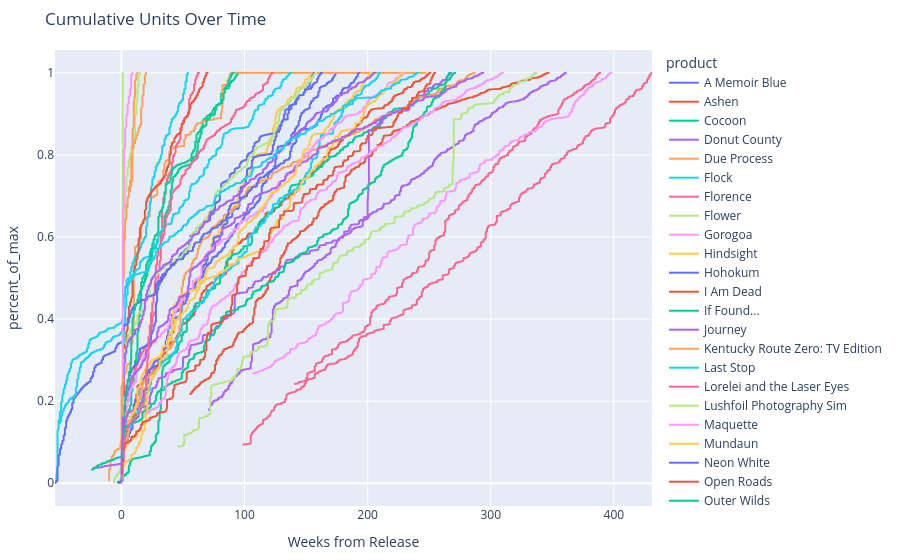

Notebook code cell kept with this figure:
### Code cell
import plotly.express as px

# Create the interactive line plot
fig = px.line(df, 
              x="Weeks_from_Release", 
              y="percent_of_max", 
              color='product',
              title="Cumulative Units Over Time",
              labels={
                  "Weeks_from_Release": "Weeks from Release",
                  "units": "Cume Units"
              })

# Update the layout for better aesthetics
fig.update_layout(
    autosize=True,
    height=600,
    margin=dict(l=20, r=20, t=50, b=20),
    hovermode='closest'
)

# Save as HTML
fig.write_html("docs/cumulative_units_overtime_100.html")

# Show the interactive plot
fig.show()

### Figure 1 — Plotly figure (JSON) as saved in the notebook; plotly's stock layout.template omitted (floating-point values rounded to 4 significant figures; data arrays with more than 128 entries replaced by an {"elided": "..."} marker saying what was removed)
{"data": [{"hovertemplate": "product=A Memoir Blue<br>Weeks from Release=%{x}<br>percent_of_max=%{y}<extra></extra>", "legendgroup": "A Memoir Blue", "line": {"color": "#636efa", "dash": "solid"}, "marker": {"symbol": "circle"}, "mode": "lines", "name": "A Memoir Blue", "showlegend": true, "type": "scattergl", "x": {"elided": "1220 int values"}, "xaxis": "x", "y": {"elided": "1220 float values"}, "yaxis": "y"}, {"hovertemplate": "product=Ashen<br>Weeks from Release=%{x}<br>percent_of_max=%{y}<extra></extra>", "legendgroup": "Ashen", "line": {"color": "#EF553B", "dash": "solid"}, "marker": {"symbol": "circle"}, "mode": "lines", "name": "Ashen", "showlegend": true, "type": "scattergl", "x": {"elided": "2033 int values"}, "xaxis": "x", "y": {"elided": "2033 float values"}, "yaxis": "y"}, {"hovertemplate": "product=Cocoon<br>Weeks from Release=%{x}<br>percent_of_max=%{y}<extra></extra>", "legendgroup": "Cocoon", "line": {"color": "#00cc96", "dash": "solid"}, "marker": {"symbol": "circle"}, "mode": "lines", "name": "Cocoon", "showlegend": true, "type": "scattergl", "x": {"elided": "694 int values"}, "xaxis": "x", "y": {"elided": "694 float values"}, "yaxis": "y"}, {"hovertemplate": "product=Donut County<br>Weeks from Release=%{x}<br>percent_of_max=%{y}<extra></extra>", "legendgroup": "Donut County", "line": {"color": "#ab63fa", "dash": "solid"}, "marker": {"symbol": "circle"}, "mode": "lines", "name": "Donut County", "showlegend": true, "type": "scattergl", "x": {"elided": "2033 int values"}, "xaxis": "x", "y": {"elided": "2033 float values"}, "yaxis": "y"}, {"hovertemplate": "product=Due Process<br>Weeks from Release=%{x}<br>percent_of_max=%{y}<extra></extra>", "legendgroup": "Due Process", "line": {"color": "#FFA15A", "dash": "solid"}, "marker": {"symbol": "circle"}, "mode": "lines", "name": "Due Process", "showlegend": true, "type": "scattergl", "x": {"elided": "1801 int values"}, "xaxis": "x", "y": {"elided": "1801 float values"}, "yaxis": "y"}, {"hovertemplate": "product=Flock<br>Weeks from Release=%{x}<br>percent_of_max=%{y}<extra></extra>", "legendgroup": "Flock", "line": {"color": "#19d3f3", "dash": "solid"}, "marker": {"symbol": "circle"}, "mode": "lines", "name": "Flock", "showlegend": true, "type": "scattergl", "x": {"elided": "375 int values"}, "xaxis": "x", "y": {"elided": "375 float values"}, "yaxis": "y"}, {"hovertemplate": "product=Florence<br>Weeks from Release=%{x}<br>percent_of_max=%{y}<extra></extra>", "legendgroup": "Florence", "line": {"color": "#FF6692", "dash": "solid"}, "marker": {"symbol": "circle"}, "mode": "lines", "name": "Florence", "showlegend": true, "type": "scattergl", "x": {"elided": "2033 int values"}, "xaxis": "x", "y": {"elided": "2033 float values"}, "yaxis": "y"}, {"hovertemplate": "product=Flower<br>Weeks from Release=%{x}<br>percent_of_max=%{y}<extra></extra>", "legendgroup": "Flower", "line": {"color": "#B6E880", "dash": "solid"}, "marker": {"symbol": "circle"}, "mode": "lines", "name": "Flower", "showlegend": true, "type": "scattergl", "x": {"elided": "2033 int values"}, "xaxis": "x", "y": {"elided": "2033 float values"}, "yaxis": "y"}, {"hovertemplate": "product=Gorogoa<br>Weeks from Release=%{x}<br>percent_of_max=%{y}<extra></extra>", "legendgroup": "Gorogoa", "line": {"color": "#FF97FF", "dash": "solid"}, "marker": {"symbol": "circle"}, "mode": "lines", "name": "Gorogoa", "showlegend": true, "type": "scattergl", "x": {"elided": "2033 int values"}, "xaxis": "x", "y": {"elided": "2033 float values"}, "yaxis": "y"}, {"hovertemplate": "product=Hindsight<br>Weeks from Release=%{x}<br>percent_of_max=%{y}<extra></extra>", "legendgroup": "Hindsight", "line": {"color": "#FECB52", "dash": "solid"}, "marker": {"symbol": "circle"}, "mode": "lines", "name": "Hindsight", "showlegend": true, "type": "scattergl", "x": {"elided": "1087 int values"}, "xaxis": "x", "y": {"elided": "1087 float values"}, "yaxis": "y"}, {"hovertemplate": "product=Hohokum<br>Weeks from Release=%{x}<br>percent_of_max=%{y}<extra></extra>", "legendgroup": "Hohokum", "line": {"color": "#636efa", "dash": "solid"}, "marker": {"symbol": "circle"}, "mode": "lines", "name": "Hohokum", "showlegend": true, "type": "scattergl", "x": {"elided": "1094 int values"}, "xaxis": "x", "y": {"elided": "1094 float values"}, "yaxis": "y"}, {"hovertemplate": "product=I Am Dead<br>Weeks from Release=%{x}<br>percent_of_max=%{y}<extra></extra>", "legendgroup": "I Am Dead", "line": {"color": "#EF553B", "dash": "solid"}, "marker": {"symbol": "circle"}, "mode": "lines", "name": "I Am Dead", "showlegend": true, "type": "scattergl", "x": {"elided": "1766 int values"}, "xaxis": "x", "y": {"elided": "1766 float values"}, "yaxis": "y"}, {"hovertemplate": "product=If Found...<br>Weeks from Release=%{x}<br>percent_of_max=%{y}<extra></extra>", "legendgroup": "If Found...", "line": {"color": "#00cc96", "dash": "solid"}, "marker": {"symbol": "circle"}, "mode": "lines", "name": "If Found...", "showlegend": true, "type": "scattergl", "x": {"elided": "1894 int values"}, "xaxis": "x", "y": {"elided": "1894 float values"}, "yaxis": "y"}, {"hovertemplate": "product=Journey<br>Weeks from Release=%{x}<br>percent_of_max=%{y}<extra></extra>", "legendgroup": "Journey", "line": {"color": "#ab63fa", "dash": "solid"}, "marker": {"symbol": "circle"}, "mode": "lines", "name": "Journey", "showlegend": true, "type": "scattergl", "x": {"elided": "2033 int values"}, "xaxis": "x", "y": {"elided": "2033 float values"}, "yaxis": "y"}, {"hovertemplate": "product=Kentucky Route Zero: TV Edition<br>Weeks from Release=%{x}<br>percent_of_max=%{y}<extra></extra>", "legendgroup": "Kentucky Route Zero: TV Edition", "line": {"color": "#FFA15A", "dash": "solid"}, "marker": {"symbol": "circle"}, "mode": "lines", "name": "Kentucky Route Zero: TV Edition", "showlegend": true, "type": "scattergl", "x": {"elided": "2020 int values"}, "xaxis": "x", "y": {"elided": "2020 float values"}, "yaxis": "y"}, {"hovertemplate": "product=Last Stop<br>Weeks from Release=%{x}<br>percent_of_max=%{y}<extra></extra>", "legendgroup": "Last Stop", "line": {"color": "#19d3f3", "dash": "solid"}, "marker": {"symbol": "circle"}, "mode": "lines", "name": "Last Stop", "showlegend": true, "type": "scattergl", "x": {"elided": "1465 int values"}, "xaxis": "x", "y": {"elided": "1465 float values"}, "yaxis": "y"}, {"hovertemplate": "product=Lorelei and the Laser Eyes<br>Weeks from Release=%{x}<br>percent_of_max=%{y}<extra></extra>", "legendgroup": "Lorelei and the Laser Eyes", "line": {"color": "#FF6692", "dash": "solid"}, "marker": {"symbol": "circle"}, "mode": "lines", "name": "Lorelei and the Laser Eyes", "showlegend": true, "type": "scattergl", "x": {"elided": "436 int values"}, "xaxis": "x", "y": {"elided": "436 float values"}, "yaxis": "y"}, {"hovertemplate": "product=Lushfoil Photography Sim<br>Weeks from Release=%{x}<br>percent_of_max=%{y}<extra></extra>", "legendgroup": "Lushfoil Photography Sim", "line": {"color": "#B6E880", "dash": "solid"}, "marker": {"symbol": "circle"}, "mode": "lines", "name": "Lushfoil Photography Sim", "showlegend": true, "type": "scattergl", "x": [1, 1, 1, 1, 1, 1, 1, 2, 2, 2, 2, 2, 2, 2, 3, 3, 3, 3, 3, 3, 3, 4, 4, 4, 4, 4, 4, 4, 5, 5, 5, 5, 5, 5, 5, 6, 6, 6, 6, 6, 6, 6, 7, 7, 7, 7, 7, 7, 7, 8, 8, 8, 8, 8, 8, 8, 9, 9, 9, 9, 9, 9, 9, 10, 10, 10, 10, 10, 10, 10, 11, 11, 11, 11, 11, 11, 11, 12, 12, 12, 12, 12, 12, 12, 13, 13, 13, 13, 13, 13, 13, 14, 14, 14, 14, 14, 14, 14, 15, 15, 15, 15], "xaxis": "x", "y": [0.1657, 0.2831, 0.35, 0.4025, 0.4479, 0.4888, 0.5189, 0.5491, 0.5737, 0.5934, 0.6139, 0.6326, 0.6509, 0.6675, 0.6779, 0.6829, 0.689, 0.6946, 0.6999, 0.7045, 0.7085, 0.7122, 0.7169, 0.723, 0.7289, 0.7358, 0.7418, 0.7458, 0.7493, 0.7529, 0.7557, 0.7599, 0.7633, 0.7667, 0.7689, 0.7707, 0.7728, 0.7752, 0.7783, 0.7815, 0.7844, 0.7868, 0.7887, 0.7907, 0.7926, 0.7951, 0.7982, 0.8012, 0.8033, 0.8054, 0.8073, 0.8094, 0.8123, 0.8153, 0.8177, 0.8198, 0.8219, 0.8241, 0.8259, 0.8284, 0.8308, 0.8328, 0.8346, 0.8362, 0.8381, 0.8398, 0.8418, 0.8438, 0.8462, 0.8477, 0.8491, 0.8505, 0.86, 0.8723, 0.8811, 0.8896, 0.8961, 0.9005, 0.9051, 0.9088, 0.9129, 0.9181, 0.9228, 0.9282, 0.9341, 0.9412, 0.9488, 0.955, 0.9599, 0.9634, 0.966, 0.9689, 0.9736, 0.9771, 0.9809, 0.985, 0.9886, 0.992, 0.9951, 0.9979, 1, 1], "yaxis": "y"}, {"hovertemplate": "product=Maquette<br>Weeks from Release=%{x}<br>percent_of_max=%{y}<extra></extra>", "legendgroup": "Maquette", "line": {"color": "#FF97FF", "dash": "solid"}, "marker": {"symbol": "circle"}, "mode": "lines", "name": "Maquette", "showlegend": true, "type": "scattergl", "x": {"elided": "1608 int values"}, "xaxis": "x", "y": {"elided": "1608 float values"}, "yaxis": "y"}, {"hovertemplate": "product=Mundaun<br>Weeks from Release=%{x}<br>percent_of_max=%{y}<extra></extra>", "legendgroup": "Mundaun", "line": {"color": "#FECB52", "dash": "solid"}, "marker": {"symbol": "circle"}, "mode": "lines", "name": "Mundaun", "showlegend": true, "type": "scattergl", "x": {"elided": "1593 int values"}, "xaxis": "x", "y": {"elided": "1593 float values"}, "yaxis": "y"}, {"hovertemplate": "product=Neon White<br>Weeks from Release=%{x}<br>percent_of_max=%{y}<extra></extra>", "legendgroup": "Neon White", "line": {"color": "#636efa", "dash": "solid"}, "marker": {"symbol": "circle"}, "mode": "lines", "name": "Neon White", "showlegend": true, "type": "scattergl", "x": {"elided": "1157 int values"}, "xaxis": "x", "y": {"elided": "1157 float values"}, "yaxis": "y"}, {"hovertemplate": "product=Open Roads<br>Weeks from Release=%{x}<br>percent_of_max=%{y}<extra></extra>", "legendgroup": "Open Roads", "line": {"color": "#EF553B", "dash": "solid"}, "marker": {"symbol": "circle"}, "mode": "lines", "name": "Open Roads", "showlegend": true, "type": "scattergl", "x": {"elided": "485 int values"}, "xaxis": "x", "y": {"elided": "485 float values"}, "yaxis": "y"}, {"hovertemplate": "product=Outer Wilds<br>Weeks from Release=%{x}<br>percent_of_max=%{y}<extra></extra>", "legendgroup": "Outer Wilds", "line": {"color": "#00cc96", "dash": "solid"}, "marker": {"symbol": "circle"}, "mode": "lines", "name": "Outer Wilds", "showlegend": true, "type": "scattergl", "x": {"elided": "2033 int values"}, "xaxis": "x", "y": {"elided": "2033 float values"}, "yaxis": "y"}, {"hovertemplate": "product=Sayonara Wild Hearts<br>Weeks from Release=%{x}<br>percent_of_max=%{y}<extra></extra>", "legendgroup": "Sayonara Wild Hearts", "line": {"color": "#ab63fa", "dash": "solid"}, "marker": {"symbol": "circle"}, "mode": "lines", "name": "Sayonara Wild Hearts", "showlegend": true, "type": "scattergl", "x": {"elided": "2033 int values"}, "xaxis": "x", "y": {"elided": "2033 float values"}, "yaxis": "y"}, {"hovertemplate": "product=Skin Deep<br>Weeks from Release=%{x}<br>percent_of_max=%{y}<extra></extra>", "legendgroup": "Skin Deep", "line": {"color": "#FFA15A", "dash": "solid"}, "marker": {"symbol": "circle"}, "mode": "lines", "name": "Skin Deep", "showlegend": true, "type": "scattergl", "x": [1, 1, 1, 1, 1, 1, 1, 2, 2, 2, 2, 2, 2, 2, 3, 3, 3, 3, 3, 3, 3, 4, 4, 4, 4, 4, 4, 4, 5, 5, 5, 5, 5, 5, 5, 6, 6, 6, 6, 6, 6, 6, 7, 7, 7, 7, 7, 7, 7, 8, 8, 8, 8, 8, 8, 8, 9, 9, 9, 9, 9, 9, 9, 10, 10, 10, 10, 10, 10, 10, 11, 11, 11, 11, 11, 11, 11, 12, 12, 12, 12, 12, 12, 12, 13, 13, 13], "xaxis": "x", "y": [0.1754, 0.2695, 0.3413, 0.3931, 0.4334, 0.4631, 0.4844, 0.5051, 0.5222, 0.5398, 0.5551, 0.5729, 0.5932, 0.6103, 0.6203, 0.6248, 0.629, 0.6337, 0.6382, 0.6413, 0.6444, 0.6483, 0.6525, 0.6587, 0.6652, 0.6701, 0.6741, 0.6765, 0.6797, 0.6827, 0.6857, 0.6888, 0.6908, 0.6929, 0.695, 0.6967, 0.6984, 0.7005, 0.7032, 0.7062, 0.7084, 0.7097, 0.7111, 0.713, 0.7145, 0.7172, 0.7193, 0.7207, 0.722, 0.7235, 0.7255, 0.728, 0.73, 0.7321, 0.7332, 0.7343, 0.7357, 0.7657, 0.7968, 0.82, 0.8369, 0.8492, 0.8608, 0.8713, 0.8826, 0.8933, 0.9024, 0.9124, 0.9201, 0.9286, 0.9432, 0.961, 0.967, 0.9718, 0.975, 0.9778, 0.9807, 0.9833, 0.9856, 0.9884, 0.9907, 0.9932, 0.9949, 0.9967, 0.9987, 1, 1], "yaxis": "y"}, {"hovertemplate": "product=Solar Ash<br>Weeks from Release=%{x}<br>percent_of_max=%{y}<extra></extra>", "legendgroup": "Solar Ash", "line": {"color": "#19d3f3", "dash": "solid"}, "marker": {"symbol": "circle"}, "mode": "lines", "name": "Solar Ash", "showlegend": true, "type": "scattergl", "x": {"elided": "1346 int values"}, "xaxis": "x", "y": {"elided": "1346 float values"}, "yaxis": "y"}, {"hovertemplate": "product=Storyteller<br>Weeks from Release=%{x}<br>percent_of_max=%{y}<extra></extra>", "legendgroup": "Storyteller", "line": {"color": "#FF6692", "dash": "solid"}, "marker": {"symbol": "circle"}, "mode": "lines", "name": "Storyteller", "showlegend": true, "type": "scattergl", "x": {"elided": "856 int values"}, "xaxis": "x", "y": {"elided": "856 float values"}, "yaxis": "y"}, {"hovertemplate": "product=Stray<br>Weeks from Release=%{x}<br>percent_of_max=%{y}<extra></extra>", "legendgroup": "Stray", "line": {"color": "#B6E880", "dash": "solid"}, "marker": {"symbol": "circle"}, "mode": "lines", "name": "Stray", "showlegend": true, "type": "scattergl", "x": {"elided": "1150 int values"}, "xaxis": "x", "y": {"elided": "1150 float values"}, "yaxis": "y"}, {"hovertemplate": "product=Telling Lies<br>Weeks from Release=%{x}<br>percent_of_max=%{y}<extra></extra>", "legendgroup": "Telling Lies", "line": {"color": "#FF97FF", "dash": "solid"}, "marker": {"symbol": "circle"}, "mode": "lines", "name": "Telling Lies", "showlegend": true, "type": "scattergl", "x": {"elided": "2033 int values"}, "xaxis": "x", "y": {"elided": "2033 float values"}, "yaxis": "y"}, {"hovertemplate": "product=The Artful Escape<br>Weeks from Release=%{x}<br>percent_of_max=%{y}<extra></extra>", "legendgroup": "The Artful Escape", "line": {"color": "#FECB52", "dash": "solid"}, "marker": {"symbol": "circle"}, "mode": "lines", "name": "The Artful Escape", "showlegend": true, "type": "scattergl", "x": {"elided": "1416 int values"}, "xaxis": "x", "y": {"elided": "1416 float values"}, "yaxis": "y"}, {"hovertemplate": "product=The Pathless<br>Weeks from Release=%{x}<br>percent_of_max=%{y}<extra></extra>", "legendgroup": "The Pathless", "line": {"color": "#636efa", "dash": "solid"}, "marker": {"symbol": "circle"}, "mode": "lines", "name": "The Pathless", "showlegend": true, "type": "scattergl", "x": {"elided": "1732 int values"}, "xaxis": "x", "y": {"elided": "1732 float values"}, "yaxis": "y"}, {"hovertemplate": "product=The Unfinished Swan<br>Weeks from Release=%{x}<br>percent_of_max=%{y}<extra></extra>", "legendgroup": "The Unfinished Swan", "line": {"color": "#EF553B", "dash": "solid"}, "marker": {"symbol": "circle"}, "mode": "lines", "name": "The Unfinished Swan", "showlegend": true, "type": "scattergl", "x": {"elided": "1780 int values"}, "xaxis": "x", "y": {"elided": "1780 float values"}, "yaxis": "y"}, {"hovertemplate": "product=Thirsty Suitors<br>Weeks from Release=%{x}<br>percent_of_max=%{y}<extra></extra>", "legendgroup": "Thirsty Suitors", "line": {"color": "#00cc96", "dash": "solid"}, "marker": {"symbol": "circle"}, "mode": "lines", "name": "Thirsty Suitors", "showlegend": true, "type": "scattergl", "x": {"elided": "632 int values"}, "xaxis": "x", "y": {"elided": "632 float values"}, "yaxis": "y"}, {"hovertemplate": "product=Twelve Minutes<br>Weeks from Release=%{x}<br>percent_of_max=%{y}<extra></extra>", "legendgroup": "Twelve Minutes", "line": {"color": "#ab63fa", "dash": "solid"}, "marker": {"symbol": "circle"}, "mode": "lines", "name": "Twelve Minutes", "showlegend": true, "type": "scattergl", "x": {"elided": "1444 int values"}, "xaxis": "x", "y": {"elided": "1444 float values"}, "yaxis": "y"}, {"hovertemplate": "product=Wanderstop<br>Weeks from Release=%{x}<br>percent_of_max=%{y}<extra></extra>", "legendgroup": "Wanderstop", "line": {"color": "#FFA15A", "dash": "solid"}, "marker": {"symbol": "circle"}, "mode": "lines", "name": "Wanderstop", "showlegend": true, "type": "scattergl", "x": {"elided": "137 int values"}, "xaxis": "x", "y": {"elided": "137 float values"}, "yaxis": "y"}, {"hovertemplate": "product=Wattam<br>Weeks from Release=%{x}<br>percent_of_max=%{y}<extra></extra>", "legendgroup": "Wattam", "line": {"color": "#19d3f3", "dash": "solid"}, "marker": {"symbol": "circle"}, "mode": "lines", "name": "Wattam", "showlegend": true, "type": "scattergl", "x": {"elided": "2033 int values"}, "xaxis": "x", "y": {"elided": "2033 float values"}, "yaxis": "y"}, {"hovertemplate": "product=What Remains of Edith Finch<br>Weeks from Release=%{x}<br>percent_of_max=%{y}<extra></extra>", "legendgroup": "What Remains of Edith Finch", "line": {"color": "#FF6692", "dash": "solid"}, "marker": {"symbol": "circle"}, "mode": "lines", "name": "What Remains of Edith Finch", "showlegend": true, "type": "scattergl", "x": {"elided": "2033 int values"}, "xaxis": "x", "y": {"elided": "2033 float values"}, "yaxis": "y"}, {"hovertemplate": "product=Wheel World<br>Weeks from Release=%{x}<br>percent_of_max=%{y}<extra></extra>", "legendgroup": "Wheel World", "line": {"color": "#B6E880", "dash": "solid"}, "marker": {"symbol": "circle"}, "mode": "lines", "name": "Wheel World", "showlegend": true, "type": "scattergl", "x": [1, 1, 1], "xaxis": "x", "y": [0.6523, 1, 1], "yaxis": "y"}, {"hovertemplate": "product=to a T<br>Weeks from Release=%{x}<br>percent_of_max=%{y}<extra></extra>", "legendgroup": "to a T", "line": {"color": "#FF97FF", "dash": "solid"}, "marker": {"symbol": "circle"}, "mode": "lines", "name": "to a T", "showlegend": true, "type": "scattergl", "x": [1, 1, 1, 1, 1, 1, 1, 2, 2, 2, 2, 2, 2, 2, 3, 3, 3, 3, 3, 3, 3, 4, 4, 4, 4, 4, 4, 4, 5, 5, 5, 5, 5, 5, 5, 6, 6, 6, 6, 6, 6, 6, 7, 7, 7, 7, 7, 7, 7, 8, 8, 8, 8, 8, 8, 8, 9, 9, 9], "xaxis": "x", "y": [0.2693, 0.4088, 0.493, 0.5532, 0.5955, 0.6256, 0.6512, 0.6759, 0.6969, 0.7209, 0.7477, 0.7731, 0.7909, 0.8075, 0.8186, 0.8262, 0.8348, 0.8446, 0.8533, 0.8605, 0.8645, 0.8696, 0.8751, 0.8811, 0.8856, 0.8899, 0.8934, 0.8963, 0.8984, 0.9042, 0.9084, 0.9121, 0.9169, 0.9207, 0.9231, 0.9252, 0.9283, 0.9312, 0.9346, 0.9374, 0.9403, 0.9422, 0.944, 0.9459, 0.9483, 0.9501, 0.9525, 0.9544, 0.9561, 0.9658, 0.9709, 0.9752, 0.9819, 0.986, 0.9904, 0.9949, 0.9975, 1, 1], "yaxis": "y"}], "layout": {"autosize": true, "hovermode": "closest", "legend": {"title": {"text": "product"}, "tracegroupgap": 0}, "margin": {"b": 20, "l": 20, "r": 20, "t": 50}, "title": {"text": "Cumulative Units Over Time"}, "xaxis": {"anchor": "y", "autorange": true, "domain": [0, 1], "range": [-54, 431], "title": {"text": "Weeks from Release"}, "type": "linear"}, "yaxis": {"anchor": "x", "autorange": true, "domain": [0, 1], "range": [-0.05534, 1.056], "title": {"text": "percent_of_max"}, "type": "linear"}}}
